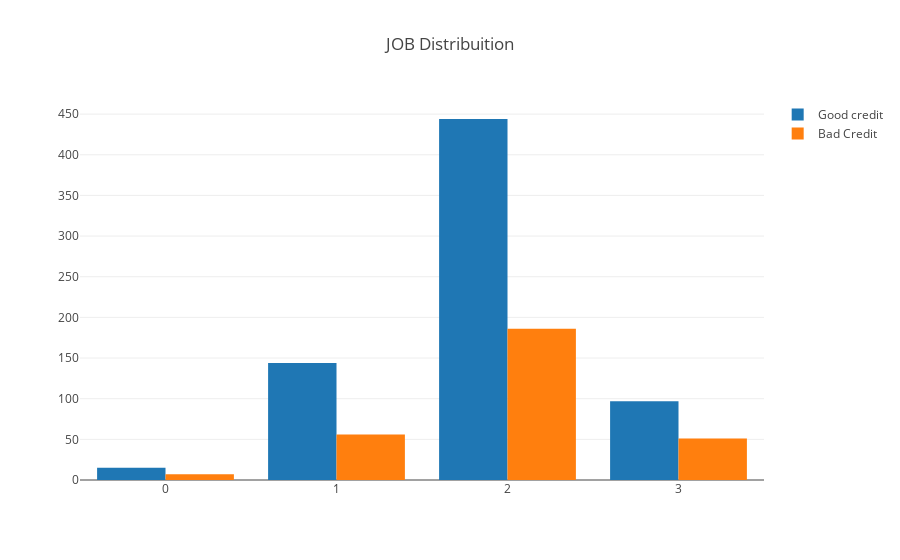

Notebook code for this chart:
### Markdown cell above
## Display JOB distribution against RISK of the customers. 
Gives the visualization of housing methods and risks to lend them credit

### Code cell
#First plot
trace0 = go.Bar(
    x = df_credit[df_credit["Risk"]== 'good']["Job"].value_counts().index.values,
    y = df_credit[df_credit["Risk"]== 'good']["Job"].value_counts().values,
    name='Good credit'
)

#Second plot
trace1 = go.Bar(
    x = df_credit[df_credit["Risk"]== 'bad']["Job"].value_counts().index.values,
    y = df_credit[df_credit["Risk"]== 'bad']["Job"].value_counts().values,
    name="Bad Credit"
)

data = [trace0, trace1]

layout = go.Layout(
    title='JOB Distribuition'
)


fig = go.Figure(data=data, layout=layout)

py.iplot(fig, filename='JOB-Grouped')

### Figure 1 — Plotly figure (JSON) as saved in the notebook; plotly's stock layout.template omitted (floating-point values rounded to 4 significant figures)
{"data": [{"name": "Good credit", "type": "bar", "uid": "6744fef0-c6ff-11e8-8142-3e950987b763", "x": [2, 1, 3, 0], "y": [444, 144, 97, 15]}, {"name": "Bad Credit", "type": "bar", "uid": "6744fef1-c6ff-11e8-9c6d-3e950987b763", "x": [2, 1, 3, 0], "y": [186, 56, 51, 7]}], "layout": {"title": "JOB Distribuition"}}
